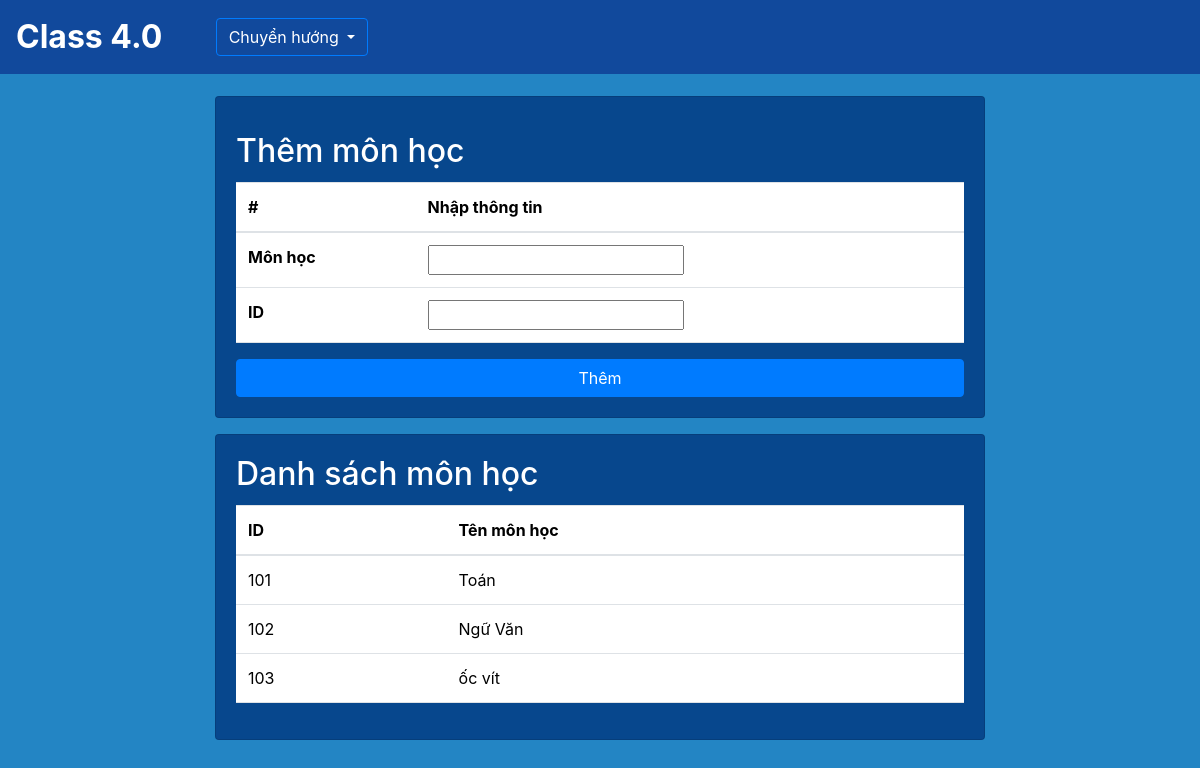
Screenshot of /school/subjects/ with the database file from the repository.
### SM/models.py (models this page shows, shortened)
class Subject (models.Model):
    id = models.CharField(primary_key=True, max_length = 10)
    name = models.CharField(max_length = 100,blank=False, null=False) # cần đảm bảo bắt buôc phải có

### SM/views.py (the view)
# urls.py: path('subjects/', views.add_subject, name='smsubject'),
def add_subject(request):
    subjects= Subject.objects.all()
    if request.method == 'POST':
        form = SubjectForm(request.POST)
        if form.is_valid():
            form.save()
            messages.success(request,'Thêm môn học thành công!')
    else:
        form = SubjectForm()
    context = {
        'add_subjectsform': form,
        'subjects':subjects
    }
    return render(request, 'subjects.html', context)

### SM/forms.py
class SubjectForm(forms.ModelForm):
    class Meta:
        model = Subject
        fields = ['id', 'name']

### SM/templates/subjects.html (shortened to what this page needs)
{% extends "base.html" %}
{% load static %}
{% block Nav %}
<div class="dropdown">
    <button type="button" class="btn btn-outline-primary text-white dropdown-toggle" data-bs-toggle="dropdown">
        Chuyển hướng
    </button>
</div>
{% endblock Nav %}
{% block content %}
<div class="row" style="margin-top: 6rem">
    <div class="col-2"></div>
    <div class="col-8">
        <div class="card" style="background-color: #07478D">
            <div class="card-body">
                <h2 class="card-title text-white" style="margin-top: 2%;">Thêm môn học</h2>
                <form method="POST">
                    <table class="table">
                        <thead>
                        <tr>
                            <th scope="col">#</th>
                            <th scope="col">Nhập thông tin</th>
                        </tr>
                        </thead>
                        <tbody>
                            <tr>
                                <th scope="row">Môn học</th>
                                <td>{{add_subjectsform.name }}</td>
                            </tr>
                            <tr>
                                <th scope="row">ID</th>
                                <td>{{add_subjectsform.id }}</td>
                            </tr>
                        </tbody>
                    </table>
                    <button id="openModalBtn" type="submit" class="btn btn-primary" data-bs-toggle="modal" data-bs-target="#myModal" style="width:100%">Thêm</button>
                </form>
            </div>
        </div>
        <div class="card" style="background-color: #07478D; margin-top: 1rem">
            <div class="card-body">
                <h2 class="card-title text-white" style="margin-top: 0%;">Danh sách môn học</h2>
                <form method="POST">
                    <table class="table">
                        <thead>
                        <tr>
                            <th scope="col">ID</th>
                            <th scope="col">Tên môn học</th>
                        </tr>
                        </thead>
                        <tbody>
                                {%for subjects in subjects %}
                                <tr>
                                    <td>{{subjects.id}}</td>
                                    <td>{{subjects.name}}</td>
                                </tr>
                                {% endfor %}
                        </tbody>
                    </table>
                </form>
            </div>
        </div>
    </div>
    <div class="col-2"></div>
</div>
{% endblock content %}

### templates/base.html (style rules this page uses)
body { margin: 0; padding: 0; height: 100vh; width: 100vw; overflow-x: hidden; }

### rows the page displays
Subject: id "101", name "Toán"
Subject: id "102", name "Ngữ Văn"
Subject: id "103", name "ốc vít"
